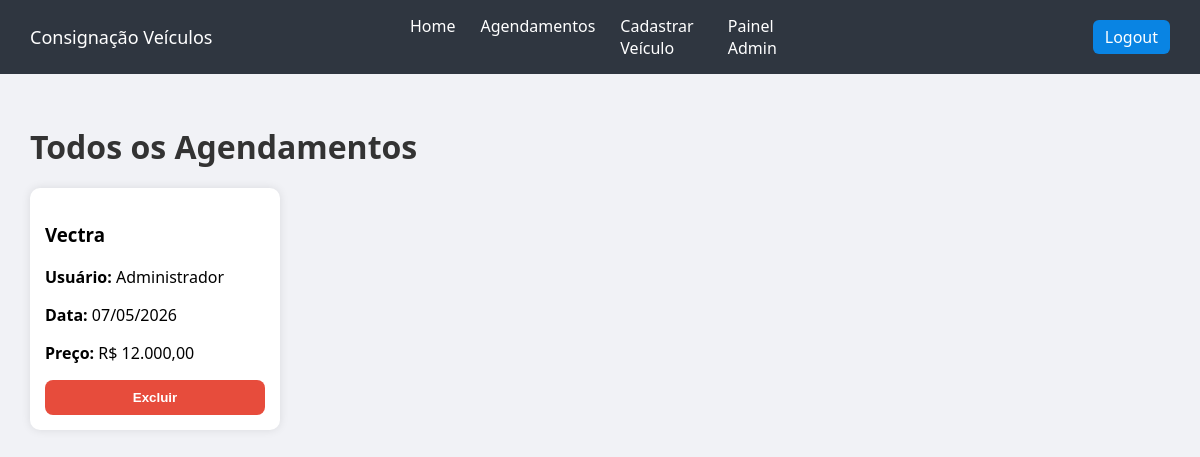
/agendamentos (signed in), run on an earlier commit of the app's database.
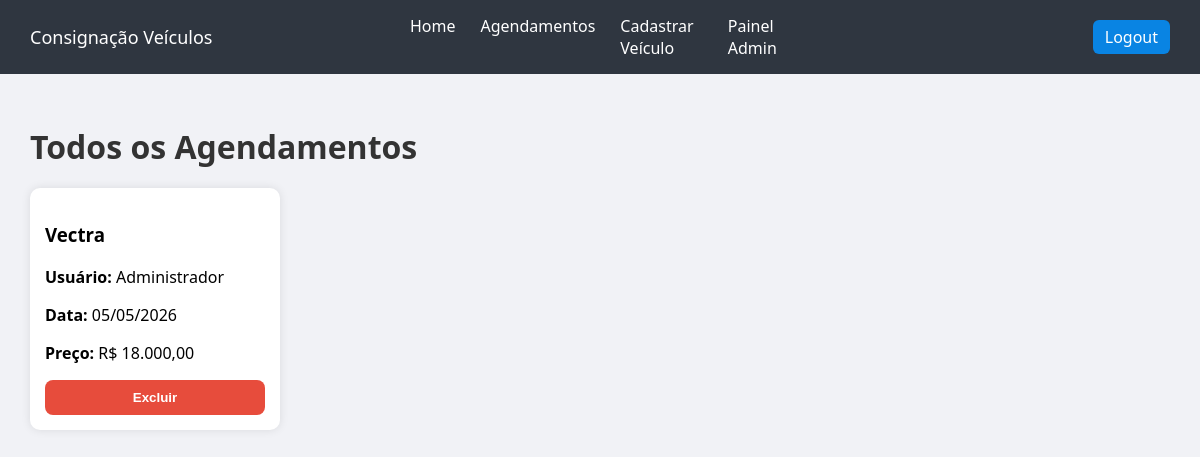
And on a later commit of the database.
### models.py (models this page shows)
class Agendamento(db.Model):
    id = db.Column(db.Integer, primary_key=True)
    data = db.Column(db.String(50))
    usuario_id = db.Column(db.Integer, db.ForeignKey('usuario.id'))
    veiculo_id = db.Column(db.Integer, db.ForeignKey('veiculo.id'))
    usuario = db.relationship('Usuario')
    veiculo = db.relationship('Veiculo')

class Veiculo(db.Model):
    id = db.Column(db.Integer, primary_key=True)
    nome = db.Column(db.String(100))
    descricao = db.Column(db.Text)
    preco = db.Column(db.Float)
    imagem = db.Column(db.String(200))
    agendamentos = db.relationship('Agendamento', backref='veiculo_ref', cascade='all, delete-orphan')
    fotos = db.relationship('Foto', backref='veiculo_ref', cascade='all, delete-orphan')

class Usuario(db.Model):
    id = db.Column(db.Integer, primary_key=True)
    nome = db.Column(db.String(100))
    email = db.Column(db.String(100), unique=True)
    senha = db.Column(db.String(200))
    telefone = db.Column(db.String(20))
    is_admin = db.Column(db.Boolean, default=False)

### app.py (the view)
@app.route('/agendamentos')
def agendamentos():
    if not session.get('usuario_id'):
        return redirect('/login')
    if session.get('is_admin'):
        agendamentos = Agendamento.query.all()
    else:
        agendamentos = Agendamento.query.filter_by(usuario_id=session['usuario_id']).all()
    return render_template('agendamentos.html', agendamentos=agendamentos)

### app.py (called while the page is built)
@app.template_filter('moeda')
def moeda(valor):
    return f"R$ {valor:,.2f}".replace(",","X").replace(".",",").replace("X",".")

@app.template_filter('formatar_data')
def formatar_data(data):
    data_obj = datetime.strptime(data, '%Y-%m-%d')
    return data_obj.strftime('%d/%m/%Y')

### templates/agendamentos.html (shortened to what this page needs)
{% extends 'base.html' %}
{% block content %}
    <!DOCTYPE html>
    <html lang="en">
    <head>
    </head>
    <body>
        <h1 style="margin-bottom: 20px;">
            {% if session.get('is_admin') %}Todos os Agendamentos{% else %}Meus Agendamentos{% endif %}
        </h1>
        <div class="cards">
            {% for a in agendamentos %}
                <div class="card">
                    <div class="card-body">
                        <h3>{{ a.veiculo.nome }}</h3>
                        {% if session.get('is_admin') %}
                            <p><strong>Usuário:</strong> {{ a.usuario.nome }}</p>
                        {% endif %}
                        <p><strong>Data:</strong> {{ a.data | formatar_data }}</p>
                        <p><strong>Preço:</strong> {{a.veiculo.preco | moeda }}</p>
                        <div class="card-actions">
                        {% if not session.get('is_admin') %}
                            <a href="/agendamentos/editar/{{ a.id }}" class="btn-secondary">Alterar data</a>
                            <form action="/agendamentos/excluir/{{ a.id }}" method="POST">
                                <button onclick="return confirm('Deseja excluir este agendamento?')" class="btn-danger">Excluir</button>
                            </form>
                        {% else %}
                            <form action="/admin/agendamentos/excluir/{{ a.id }}" method="POST">
                                <button onclick="return confirm('Deseja excluir este agendamento?')" class="btn-danger">Excluir</button>
                            </form>
                        {% endif %}
                        </div>
                    </div>
                </div>
            {% endfor %}
        </div>
    </body>
    </html>
{% endblock %}

What changed in the data, as far as the page shows it:
changed Agendamento "Vectra": data "07/05/2026" → "05/05/2026"; veiculo.preco|moeda "R$ 12.000,00" → "R$ 18.000,00"
